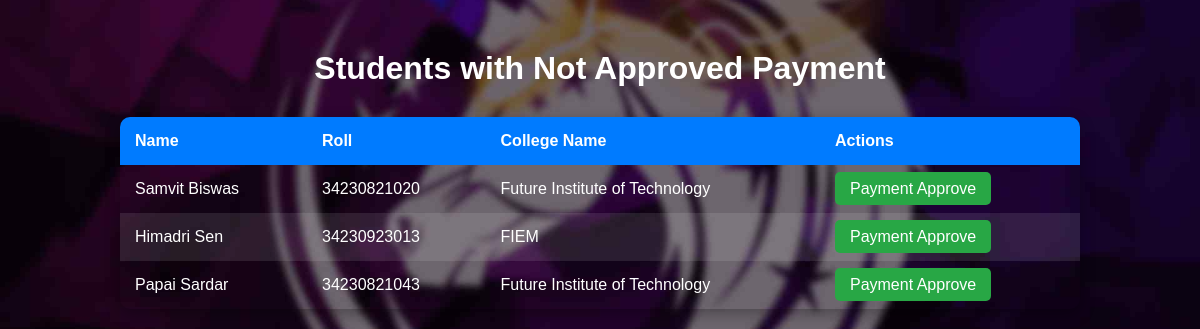
Before: /pay_app with the older database file.
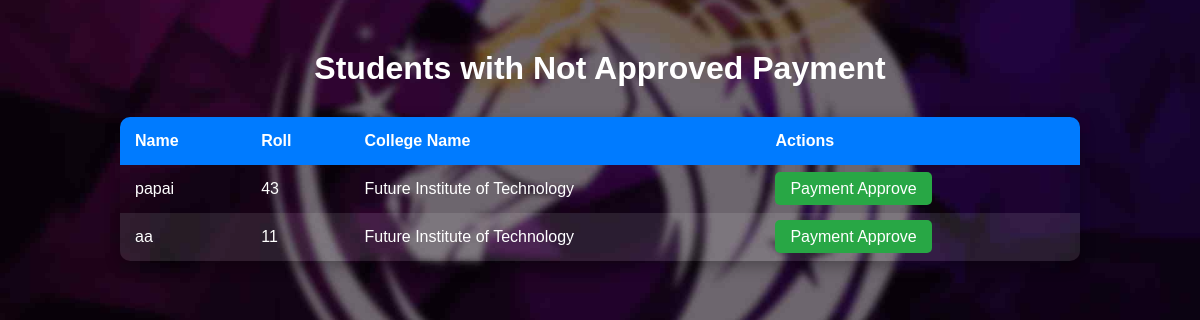
After: the same page with the newer database file.
### fest_app/models.py (models this page shows)
class student_detalis(models.Model):
    name=models.CharField(max_length=50)
    roll=models.IntegerField()
    collage_status=models.IntegerField()
    id_card=models.ImageField()
    college_name=models.CharField(max_length=300)
    payment_status=models.IntegerField()
    payment_ss=models.ImageField()
    last_login = models.DateTimeField(default=timezone.now)
    class Meta:
        db_table='student_detalis'

### fest_app/views.py (the view)
# urls.py: path('pay_app',views.py_app),
def py_app(request):
    students = student_detalis.objects.filter(payment_status=0)
    return render(request, 'student_list1.html', {'students': students})

### fest_app/templates/student_list1.html (shortened to what this page needs)
{% load static %}
<!DOCTYPE html>
<html lang="en">
<head>
</head>
<body>
    <h1>Students with Not Approved Payment</h1>
    <table>
        <thead>
            <tr>
                <th>Name</th>
                <th>Roll</th>
                <th>College Name</th>
                <th>Actions</th>
            </tr>
        </thead>
        <tbody>
            {% for student in students %}
            <tr>
                <td>{{ student.name }}</td>
                <td>{{ student.roll }}</td>
                <td>{{ student.college_name }}</td>
                <td><a href="p_app/{{ student.id }}">Payment Approve</a></td>
            </tr>
            {% endfor %}
        </tbody>
    </table>
</body>
</html>

Changed rows visible on the page:
removed student_detalis: name "Himadri Sen", roll "34230923013", college_name "FIEM"
removed student_detalis: name "Papai Sardar", roll "34230821043", college_name "Future Institute of Technology"
now on this page (row edited): student_detalis: name "papai", roll "43", college_name "Future Institute of Technology"
changed student_detalis (number 2 of 2 on the later page): name "Samvit Biswas" → "aa"; roll "34230821020" → "11"
